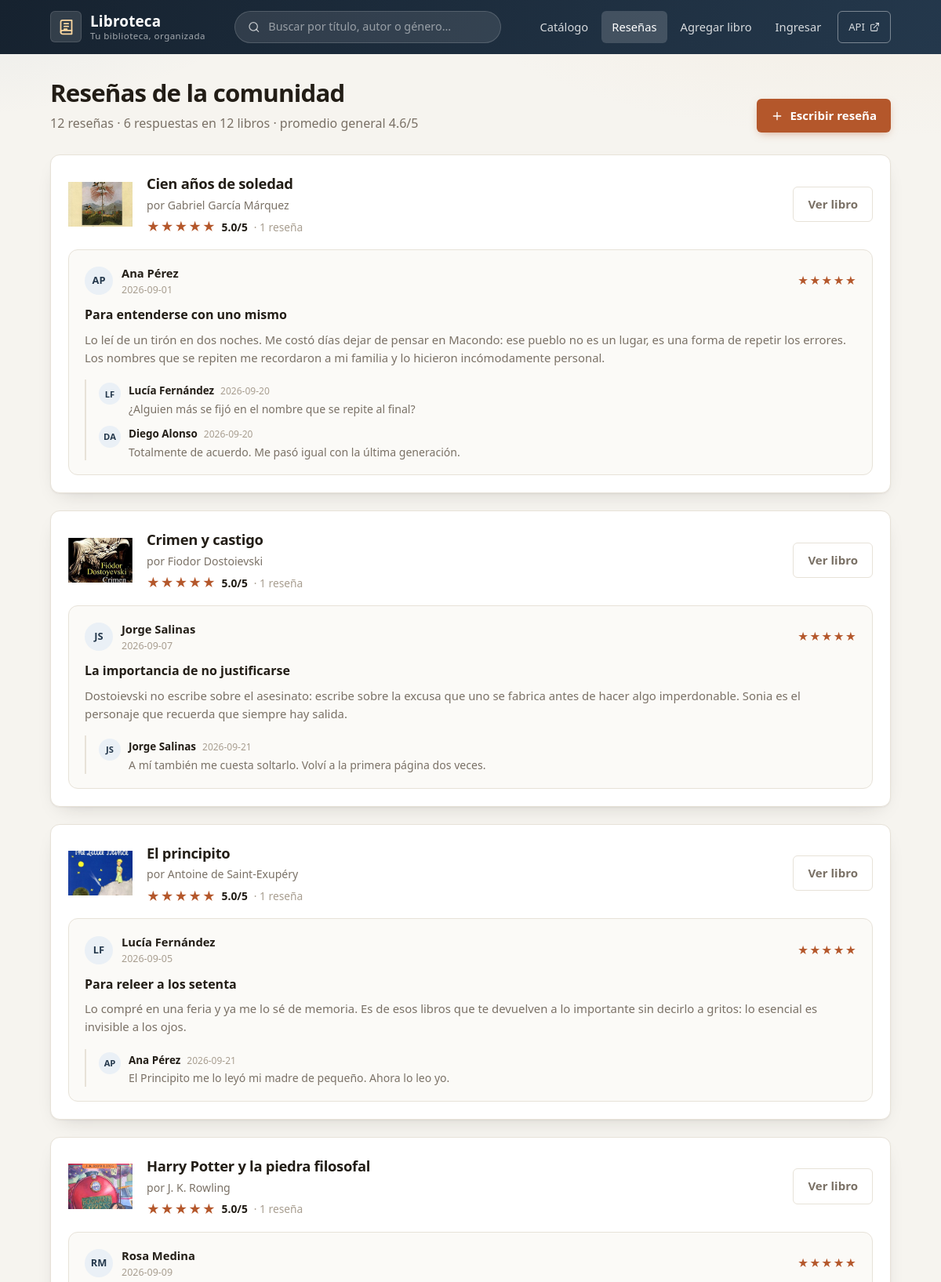
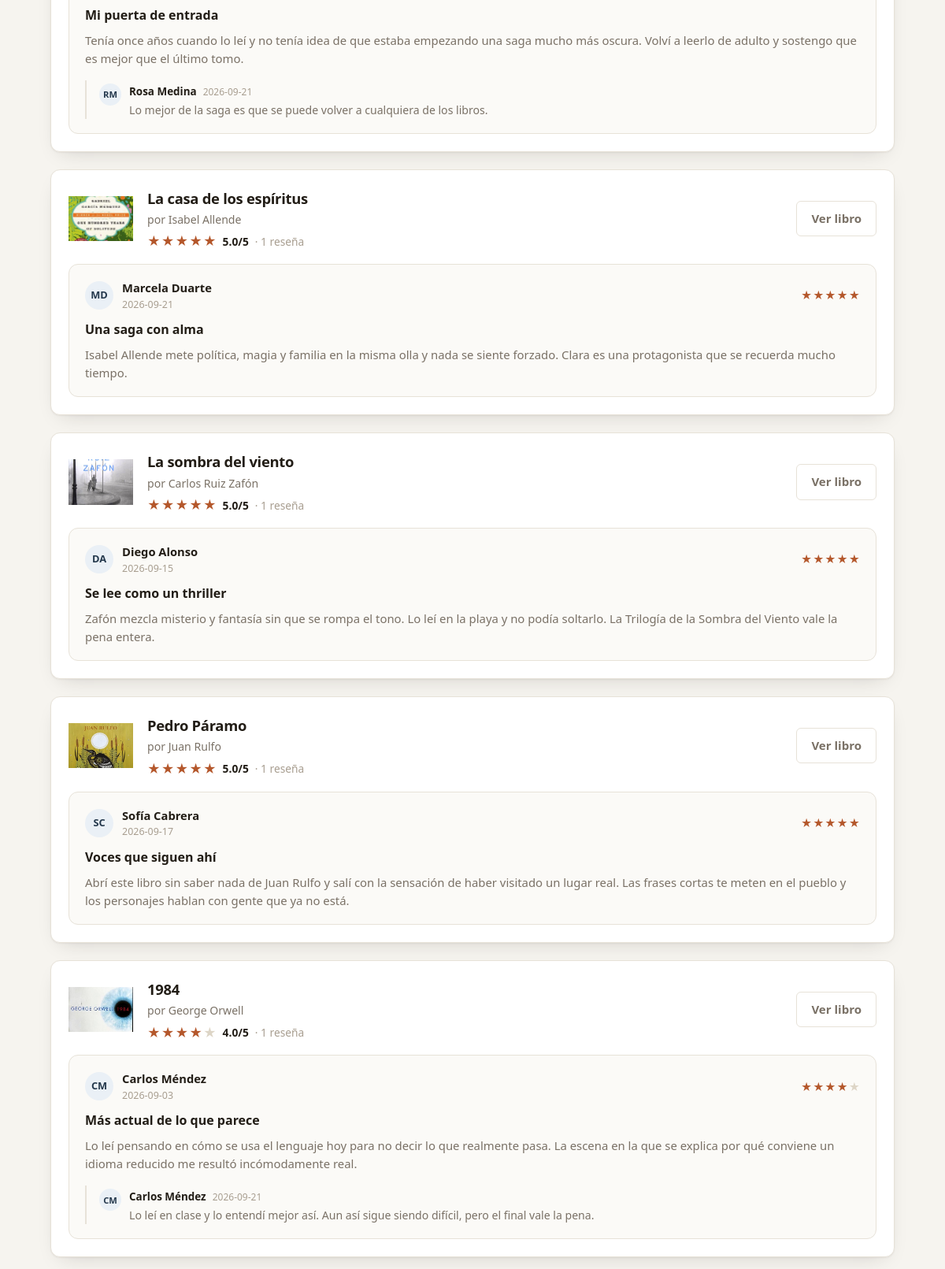
The page /resenas (upper part) on the database its author committed (2 pictures, top to bottom).
### tables this page shows
CREATE TABLE resenas (
                id INTEGER PRIMARY KEY AUTOINCREMENT,
                libro_id INTEGER NOT NULL,
                usuario_id INTEGER,
                autor_nombre TEXT NOT NULL,
                calificacion INTEGER NOT NULL,
                titulo TEXT NOT NULL DEFAULT '',
                texto TEXT NOT NULL,
                creado_en TEXT NOT NULL DEFAULT '', respuesta_a INTEGER,
                FOREIGN KEY (libro_id) REFERENCES libros (id) ON DELETE CASCADE,
                FOREIGN KEY (usuario_id) REFERENCES usuarios (id) ON DELETE SET NULL
            );

CREATE TABLE libros (
                id INTEGER PRIMARY KEY AUTOINCREMENT,
                titulo TEXT NOT NULL,
                autor TEXT NOT NULL,
                genero TEXT NOT NULL,
                anio_publicacion INTEGER NOT NULL,
                descripcion TEXT NOT NULL DEFAULT '',
                imagen TEXT NOT NULL DEFAULT '',
                pdf TEXT NOT NULL DEFAULT '',
                favorito INTEGER NOT NULL DEFAULT 0
            , lecturas INTEGER NOT NULL DEFAULT 0, usuario_id INTEGER);

### routes.py (the view)
@web_bp.route("/resenas")
def resenas():
    todas = [dict(review) for review in models.list_reviews()]
    raices = [r for r in todas if not r["respuesta_a"]]
    replies = {}
    for review in todas:
        if review["respuesta_a"]:
            replies.setdefault(review["respuesta_a"], []).append(review)
    libros_revisados = {}
    for review in raices:
        entry = libros_revisados.setdefault(
            review["libro_id"],
            {
                "id": review["libro_id"],
                "titulo": review["libro_titulo"],
                "autor": review["libro_autor"],
                "imagen": review["libro_imagen"],
                "total": 0,
                "suma": 0,
                "reseñas": [],
            },
        )
        entry["total"] += 1
        entry["suma"] += review["calificacion"]
        item = dict(review)
        item["respuestas"] = replies.get(review["id"], [])
        entry["reseñas"].append(item)
    grupos = []
    for entry in libros_revisados.values():
        entry["promedio"] = round(entry["suma"] / entry["total"], 1)
        grupos.append(entry)
    grupos.sort(key=lambda item: (-item["total"], -item["promedio"], item["titulo"]))
    promedio_general = (
        round(sum(g["suma"] for g in grupos) / sum(g["total"] for g in grupos), 1)
        if grupos
        else 0.0
    )
    return render_template(
        "resenas.html",
        grupos=grupos,
        total_reviews=len(raices),
        total_replies=len(todas) - len(raices),
        promedio_general=promedio_general,
    )

### app.py (called while the page is built)
@app.template_filter("image_url")
def image_url_filter(value):
    if not value:
        return None
    if value.startswith(("http://", "https://")):
        return value
    if value.startswith(("uploads/", "portadas/")):
        return url_for("static", filename=value)
    return None

def make_initials(name):
    parts = [p for p in str(name or "").split()]
    if not parts:
        return "?"
    return (parts[0][0] + (parts[-1][0] if len(parts) > 1 else "")).upper()

@app.context_processor
def inject_current_user():
    return {"current_user": current_user()}

### auth.py (called while the page is built)
def current_user():
    user_id = session.get("user_id")
    if not user_id:
        return None
    user = models.get_user(user_id)
    if not user:
        session.clear()
        return None
    return user

### models.py (called while the page is built, shortened)
def connect():
    conn = sqlite3.connect(DATABASE)
    conn.row_factory = sqlite3.Row
    return conn

def list_reviews(book_id=None):
    conn = connect()
    if book_id is None:
        rows = conn.execute(
            """
            SELECT r.*, l.titulo AS libro_titulo, l.autor AS libro_autor, l.imagen AS libro_imagen
            FROM resenas r
            JOIN libros l ON l.id = r.libro_id
            ORDER BY r.creado_en DESC, r.id DESC
            """
        ).fetchall()
    conn.close()
    return rows

### templates/resenas.html (shortened to what this page needs)
{% extends "base.html" %}
{% block content %}
<section class="page-head">
  <div class="page-head-text">
    <h1>Reseñas de la comunidad</h1>
    <p>
      {{ total_reviews }} reseña{{ 's' if total_reviews != 1 else '' }}
      {% if total_replies %}· {{ total_replies }} respuesta{{ 's' if total_replies != 1 else '' }}{% endif %}
      {% if grupos %}en {{ grupos|length }} libro{{ 's' if grupos|length != 1 else '' }} ·
        promedio general {{ promedio_general }}/5{% endif %}
    </p>
  </div>
  <a class="btn btn--primary" href="{{ url_for('web.index') }}">
    <svg viewBox="0 0 24 24" width="16" height="16" fill="none" stroke="currentColor" stroke-width="2" stroke-linecap="round"><line x1="12" y1="5" x2="12" y2="19"/><line x1="5" y1="12" x2="19" y2="12"/></svg>
    Escribir reseña
  </a>
</section>
{% if grupos %}
<div class="review-groups">
  {% for grupo in grupos %}
  <article class="review-group">
    <header class="review-group-head">
      <a class="review-group-cover" href="{{ url_for('web.book_detail', book_id=grupo['id']) }}"
         title="Ver ficha de {{ grupo['titulo'] }}">
        <div class="book-cover book-cover--{{ loop.index0 % 6 }}">
          {% set cover_url = grupo['imagen']|image_url %}
          {% if cover_url %}
            <img class="book-cover-img" src="{{ cover_url }}" alt="Portada de {{ grupo['titulo'] }}"
                 loading="lazy" onerror="this.onerror=null;this.classList.add('is-broken');">
          {% endif %}
          <div class="book-cover-fallback">
            <span class="book-cover-initials">{{ initials(grupo['autor']) }}</span>
            <span class="book-cover-title">{{ grupo['titulo'] }}</span>
          </div>
        </div>
      </a>
      <div class="review-group-info">
        <h2>
          <a href="{{ url_for('web.book_detail', book_id=grupo['id']) }}">{{ grupo['titulo'] }}</a>
        </h2>
        <p class="review-group-author">por {{ grupo['autor'] }}</p>
        <p class="review-group-stats">
          <span class="stars" aria-label="Calificación promedio {{ grupo['promedio'] }} de 5">
            {% for i in range(1, 6) %}
              <span class="star {{ 'star--on' if i <= grupo['promedio']|round(0, 'floor')|int else '' }}">★</span>
            {% endfor %}
          </span>
          <span class="review-group-average">{{ grupo['promedio'] }}/5</span>
          <span class="review-group-count">· {{ grupo['total'] }} reseña{{ 's' if grupo['total'] != 1 else '' }}</span>
        </p>
      </div>
      <a class="btn btn--ghost" href="{{ url_for('web.book_detail', book_id=grupo['id']) }}#resenas">Ver libro</a>
    </header>
    <ul class="review-list">
      {% for review in grupo['reseñas'] %}
      <li class="review-item">
        <div class="review-item-head">
          <span class="review-avatar">{{ initials(review['autor_nombre']) }}</span>
          <div>
            <p class="review-author">{{ review['autor_nombre'] }}</p>
            <p class="review-date">{{ review['creado_en'][:10] }}</p>
          </div>
          <span class="stars stars--sm" aria-label="Calificación {{ review['calificacion'] }} de 5">
            {% for i in range(1, 6) %}
              <span class="star {{ 'star--on' if i <= review['calificacion'] }}">★</span>
            {% endfor %}
          </span>
        </div>
        {% if review['titulo'] %}
          <h3 class="review-title">{{ review['titulo'] }}</h3>
        {% endif %}
        <p class="review-text">{{ review['texto'] }}</p>
        {% if review['respuestas'] %}
        <ul class="reply-list">
          {% for reply in review['respuestas'] %}
          <li class="reply-item">
            <span class="review-avatar review-avatar--sm">{{ initials(reply['autor_nombre']) }}</span>
            <div class="reply-body">
              <p class="reply-head">
                <strong>{{ reply['autor_nombre'] }}</strong>
                <span class="reply-date">{{ reply['creado_en'][:10] }}</span>
              </p>
              <p class="review-text">{{ reply['texto'] }}</p>
            </div>
          </li>
          {% endfor %}
        </ul>
        {% endif %}
      </li>
      {% endfor %}
    </ul>
  </article>
  {% endfor %}
</div>
{% endif %}
{% endblock %}

### rows shown on the page
resenas: shows a picture, titulo "Cien años de soledad", autor "Gabriel García Márquez", promedio "5.0", total "1", autor_nombre "AP", autor_nombre "Ana Pérez", creado_en "2026-09-01", titulo "Para entenderse con uno mismo", texto "Lo leí de un tirón en dos noches. Me costó días dejar de pensar en Macondo: ese pueblo no es un lugar, es una forma de repetir los errores. Los nombres que se repiten me recordaron a mi familia y lo hicieron incómodamente personal."
resenas: autor_nombre "LF", autor_nombre "Lucía Fernández", creado_en "2026-09-20", texto "¿Alguien más se fijó en el nombre que se repite al final?"
resenas: autor_nombre "DA", autor_nombre "Diego Alonso", creado_en "2026-09-20", texto "Totalmente de acuerdo. Me pasó igual con la última generación."
resenas: shows a picture, titulo "Crimen y castigo", autor "Fiodor Dostoievski", promedio "5.0", total "1", autor_nombre "JS", autor_nombre "Jorge Salinas", creado_en "2026-09-07", titulo "La importancia de no justificarse", texto "Dostoievski no escribe sobre el asesinato: escribe sobre la excusa que uno se fabrica antes de hacer algo imperdonable. Sonia es el personaje que recuerda que siempre hay salida."
resenas: autor_nombre "JS", autor_nombre "Jorge Salinas", creado_en "2026-09-21", texto "A mí también me cuesta soltarlo. Volví a la primera página dos veces."
resenas: shows a picture, titulo "El principito", autor "Antoine de Saint-Exupéry", promedio "5.0", total "1", autor_nombre "LF", autor_nombre "Lucía Fernández", creado_en "2026-09-05", titulo "Para releer a los setenta", texto "Lo compré en una feria y ya me lo sé de memoria. Es de esos libros que te devuelven a lo importante sin decirlo a gritos: lo esencial es invisible a los ojos."
resenas: autor_nombre "AP", autor_nombre "Ana Pérez", creado_en "2026-09-21", texto "El Principito me lo leyó mi madre de pequeño. Ahora lo leo yo."
resenas: shows a picture, titulo "Harry Potter y la piedra filosofal", autor "J. K. Rowling", promedio "5.0", total "1", autor_nombre "RM", autor_nombre "Rosa Medina", creado_en "2026-09-09", titulo "Mi puerta de entrada", texto "Tenía once años cuando lo leí y no tenía idea de que estaba empezando una saga mucho más oscura. Volví a leerlo de adulto y sostengo que es mejor que el último tomo."
resenas: autor_nombre "RM", autor_nombre "Rosa Medina", creado_en "2026-09-21", texto "Lo mejor de la saga es que se puede volver a cualquiera de los libros."
resenas: shows a picture, titulo "La casa de los espíritus", autor "Isabel Allende", promedio "5.0", total "1", autor_nombre "MD", autor_nombre "Marcela Duarte", creado_en "2026-09-21", titulo "Una saga con alma", texto "Isabel Allende mete política, magia y familia en la misma olla y nada se siente forzado. Clara es una protagonista que se recuerda mucho tiempo."
resenas: shows a picture, titulo "La sombra del viento", autor "Carlos Ruiz Zafón", promedio "5.0", total "1", autor_nombre "DA", autor_nombre "Diego Alonso", creado_en "2026-09-15", titulo "Se lee como un thriller", texto "Zafón mezcla misterio y fantasía sin que se rompa el tono. Lo leí en la playa y no podía soltarlo. La Trilogía de la Sombra del Viento vale la pena entera."
resenas: shows a picture, titulo "Pedro Páramo", autor "Juan Rulfo", promedio "5.0", total "1", autor_nombre "SC", autor_nombre "Sofía Cabrera", creado_en "2026-09-17", titulo "Voces que siguen ahí", texto "Abrí este libro sin saber nada de Juan Rulfo y salí con la sensación de haber visitado un lugar real. Las frases cortas te meten en el pueblo y los personajes hablan con gente que ya no está."
resenas: titulo (picture), titulo "1984", autor "George Orwell", promedio "4.0", total "1", autor_nombre "CM", autor_nombre "Carlos Méndez", creado_en "2026-09-03", titulo "Más actual de lo que parece", texto "Lo leí pensando en cómo se usa el lenguaje hoy para no decir lo que realmente pasa. La escena en la que se explica por qué conviene un idioma reducido me resultó incómodamente real."
resenas: autor_nombre "CM", autor_nombre "Carlos Méndez", creado_en "2026-09-21", texto "Lo leí en clase y lo entendí mejor así. Aun así sigue siendo difícil, pero el final vale la pena."

### other values the page prints
{{ total_reviews }} "12"
{{ 's' if total_reviews != 1 else '' }} "s"
{{ total_replies }} "6"
{{ 's' if total_replies != 1 else '' }} "s"
{{ grupos|length }} "12"
{{ 's' if grupos|length != 1 else '' }} "s"
{{ promedio_general }} "4.6"
